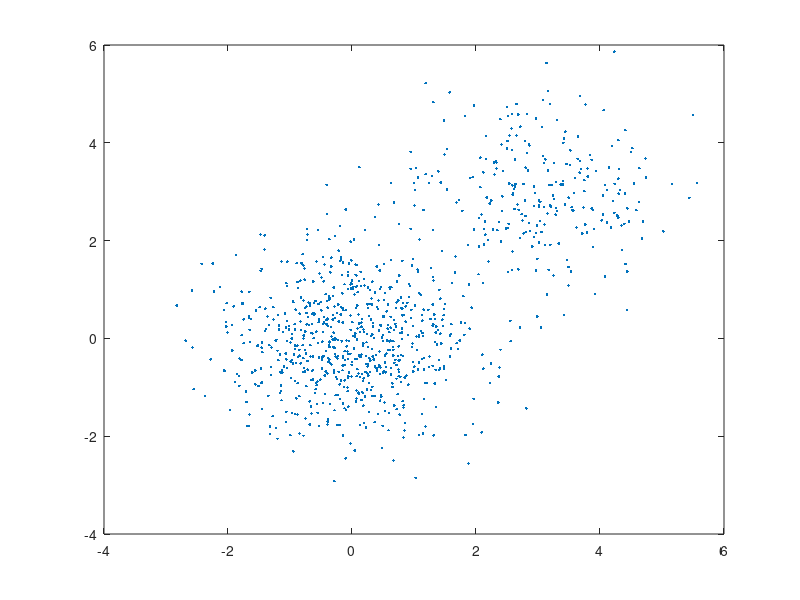
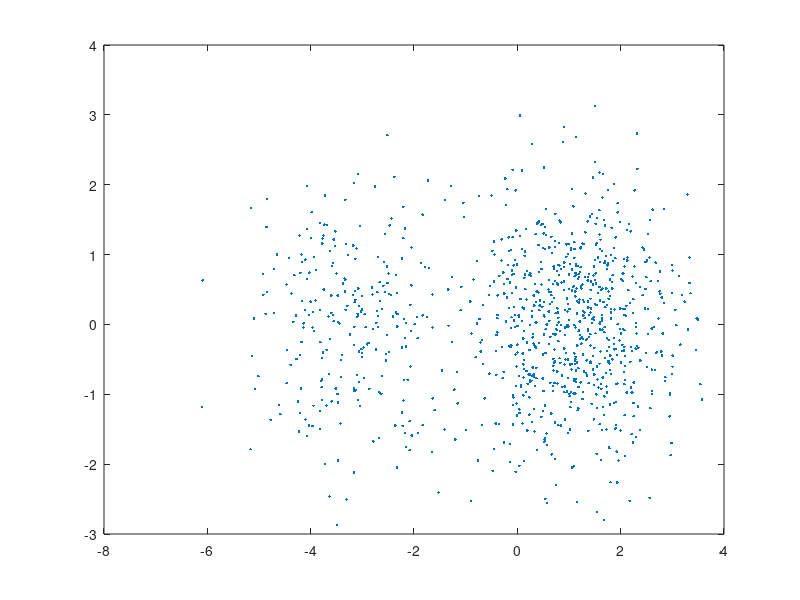
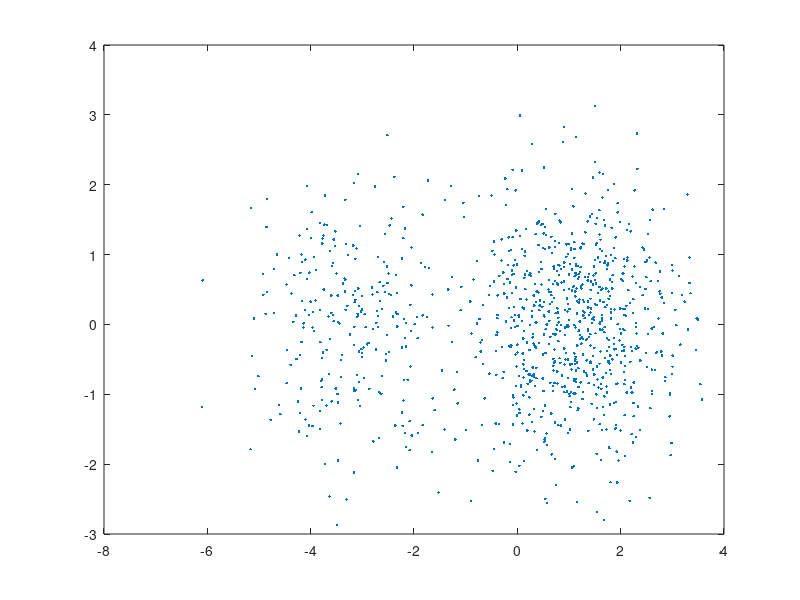

These figures' MATLAB source, in order:
% princomp test script
    
    clear all;
    close all;
    clc;


% generate data

    n = 1000;
    tar_ratio = .25;
    n_tar = fix(tar_ratio*n);
    n_non = n - n_tar;

    data_tar = randn(n_tar,2) + repmat([3,3],n_tar,1);
    data_non = randn(n_non,2) + repmat([0,0],n_non,1);

    x = [data_tar; data_non];
        figure;
        plot( x(:,1), x(:,2), '.' );

        
        
% run princomp

    [coeff, score] = princomp(x);
        figure;
        plot(score(:,1), score(:,2), '.');

        
        
% check that we can reproduce it from coeff

    x_p = (x - repmat(mean(x),size(x,1),1)) * coeff;
        figure
        plot( x_p(:,1), x_p(:,2), '.' );





